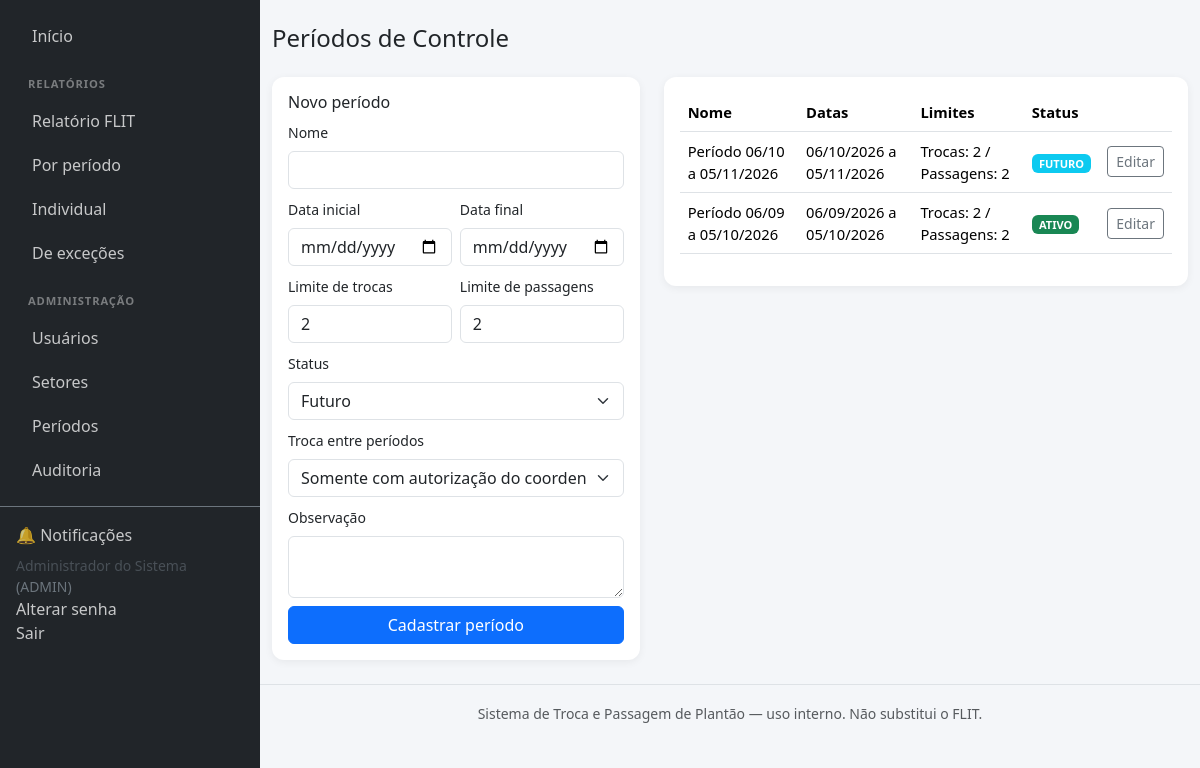
Screenshot of /public/periodos_lista.php (signed in) with the database file from the repository.
### tables this page shows
CREATE TABLE periodos_controle (
    id INT AUTO_INCREMENT PRIMARY KEY,
    nome VARCHAR(100) NOT NULL,
    data_inicial DATE NOT NULL,
    data_final DATE NOT NULL,
    limite_trocas INT NOT NULL DEFAULT 2,
    limite_passagens INT NOT NULL DEFAULT 2,
    status ENUM('FUTURO','ATIVO','ENCERRADO','INATIVO') NOT NULL DEFAULT 'FUTURO',
    regra_troca_entre_periodos ENUM('PERMITIDA','PROIBIDA','SOMENTE_AUTORIZACAO') NOT NULL DEFAULT 'SOMENTE_AUTORIZACAO',
    observacao TEXT NULL,
    criado_por INT NULL,
    criado_em DATETIME NOT NULL DEFAULT CURRENT_TIMESTAMP,
    atualizado_em DATETIME NOT NULL DEFAULT CURRENT_TIMESTAMP ON UPDATE CURRENT_TIMESTAMP,
    CONSTRAINT fk_periodo_criador FOREIGN KEY (criado_por) REFERENCES usuarios(id),
    KEY idx_periodo_datas (data_inicial, data_final)
);

### app/Helpers/helpers.php (called while the page is built, shortened)
<?php
function h(?string $value): string
{
    return htmlspecialchars((string)($value ?? ''), ENT_QUOTES, 'UTF-8');
}
function url(string $path = ''): string
{
    $script = $_SERVER['SCRIPT_NAME'] ?? '';
    $base = str_replace('\\', '/', dirname($script));
    $base = rtrim($base, '/');
    return $base . '/' . ltrim($path, '/');
}
function formatarData(?string $data): string
{
    $ts = strtotime($data);
    return $ts ? date('d/m/Y', $ts) : '-';
}
function view(string $viewPath, array $dados = []): void
{
    $root = dirname(__DIR__, 2);
    extract($dados, EXTR_SKIP);
    $conteudoView = $root . '/views/' . $viewPath . '.php';
    require $root . '/views/partials/header.php';
    require $conteudoView;
    require $root . '/views/partials/footer.php';
}

### public/periodos_lista.php (called while the page is built, shortened)
<?php
require_once __DIR__ . '/../app/Core/bootstrap.php';
$repo = new PeriodoRepository();
$periodos = $repo->listarTodos();
view('periodos/lista', compact('periodos'));

### app/Core/bootstrap.php (called while the page is built, shortened)
<?php
$root = dirname(__DIR__, 2);
spl_autoload_register(function (string $class) use ($root) {
    $prefix = 'App\\';
    $relative = substr($class, strlen($prefix));
    $file = $root . '/app/' . str_replace('\\', '/', $relative) . '.php';
});
require_once __DIR__ . '/../Helpers/helpers.php';

### config/database.php (called while the page is built)
<?php
return [
    'host'      => getenv('DB_HOST') ?: '127.0.0.1',
    'port'      => getenv('DB_PORT') ?: '3306',
    'database'  => getenv('DB_NAME') ?: 'troca_plantao',
    'username'  => getenv('DB_USER') ?: 'root',
    'password'  => getenv('DB_PASS') ?: '',
    'charset'   => 'utf8mb4',
];

### app/Core/Database.php (called while the page is built, shortened)
<?php
class Database
{
    private static ?PDO $instance = null;
    public static function connection(): PDO
    {
        if (self::$instance === null) {
            $config = require __DIR__ . '/../../config/database.php';
            $dsn = sprintf(
                'mysql:host=%s;port=%s;dbname=%s;charset=%s',
                $config['host'],
                $config['port'],
                $config['database'],
                $config['charset']
            );
            try {
                self::$instance = new PDO($dsn, $config['username'], $config['password'], [
                    PDO::ATTR_ERRMODE            => PDO::ERRMODE_EXCEPTION,
                    PDO::ATTR_DEFAULT_FETCH_MODE => PDO::FETCH_ASSOC,
                    PDO::ATTR_EMULATE_PREPARES   => false,
                ]);
            } catch (PDOException $e) {
                error_log('Erro de conexão com o banco: ' . $e->getMessage());
                http_response_code(500);
                die('Não foi possível conectar ao banco de dados. Verifique config/database.php.');
            }
        }
        return self::$instance;
    }
}

### app/Repositories/PeriodoRepository.php (called while the page is built, shortened)
<?php
class PeriodoRepository
{
    private PDO $db;
    public function __construct()
    {
        $this->db = Database::connection();
    }
    public function listarTodos(): array
    {
        return $this->db->query("SELECT * FROM periodos_controle ORDER BY data_inicial DESC")->fetchAll();
    }
}

### views/periodos/lista.php (the view, shortened to what this page needs)
<h4 class="mb-4">Períodos de Controle</h4>
<div class="row g-4">
  <div class="col-md-5">
    <div class="card card-dashboard p-3">
      <h6>Novo período</h6>
      <form method="post">
        <div class="mb-2"><label class="form-label small">Nome</label><input type="text" name="nome" class="form-control" required></div>
        <div class="row g-2 mb-2">
          <div class="col-6"><label class="form-label small">Data inicial</label><input type="date" name="data_inicial" class="form-control" required></div>
          <div class="col-6"><label class="form-label small">Data final</label><input type="date" name="data_final" class="form-control" required></div>
        </div>
        <div class="row g-2 mb-2">
          <div class="col-6"><label class="form-label small">Limite de trocas</label><input type="number" min="0" name="limite_trocas" class="form-control" value="2" required></div>
          <div class="col-6"><label class="form-label small">Limite de passagens</label><input type="number" min="0" name="limite_passagens" class="form-control" value="2" required></div>
        </div>
        <div class="mb-2"><label class="form-label small">Status</label>
          <select name="status" class="form-select">
            <option value="FUTURO">Futuro</option>
          </select>
        </div>
        <div class="mb-2"><label class="form-label small">Troca entre períodos</label>
          <select name="regra_troca_entre_periodos" class="form-select">
            <option value="SOMENTE_AUTORIZACAO" selected>Somente com autorização do coordenador</option>
          </select>
        </div>
        <div class="mb-2"><label class="form-label small">Observação</label><textarea name="observacao" class="form-control"></textarea></div>
        <button type="submit" class="btn btn-primary w-100">Cadastrar período</button>
      </form>
    </div>
  </div>
  <div class="col-md-7">
    <div class="card card-dashboard p-3">
      <div class="table-responsive">
      <table class="table tabela-compacta">
        <thead><tr><th>Nome</th><th>Datas</th><th>Limites</th><th>Status</th><th></th></tr></thead>
        <tbody>
          <?php foreach ($periodos as $p): ?>
          <tr>
            <td><?= h($p['nome']) ?></td>
            <td><?= formatarData($p['data_inicial']) ?> a <?= formatarData($p['data_final']) ?></td>
            <td>Trocas: <?= $p['limite_trocas'] ?> / Passagens: <?= $p['limite_passagens'] ?></td>
            <td><span class="badge bg-<?= $p['status']==='ATIVO'?'success':($p['status']==='FUTURO'?'info':'secondary') ?>"><?= h($p['status']) ?></span></td>
            <td><a href="<?= url('periodos_editar.php?id=' . $p['id']) ?>" class="btn btn-sm btn-outline-secondary">Editar</a></td>
          </tr>
          <?php endforeach; ?>
        </tbody>
      </table>
      </div>
    </div>
  </div>
</div>

### public/assets/css/estilo.css (style rules this page uses)
body { background-color: #f4f6f9; }
.card-dashboard { border: none; border-radius: 12px; box-shadow: 0 2px 8px rgba(0,0,0,.06); }
.tabela-compacta td, .tabela-compacta th { vertical-align: middle; font-size: .92rem; }

### rows the page displays
periodos_controle: nome "Período 06/10 a 05/11/2026", data_inicial "06/10/2026", data_final "05/11/2026", limite_trocas "2", limite_passagens "2", status "FUTURO"
periodos_controle: nome "Período 06/09 a 05/10/2026", data_inicial "06/09/2026", data_final "05/10/2026", limite_trocas "2", limite_passagens "2", status "ATIVO"

### other values shown
Auth::nome() "Administrador do Sistema"
Auth::perfil() "ADMIN"
